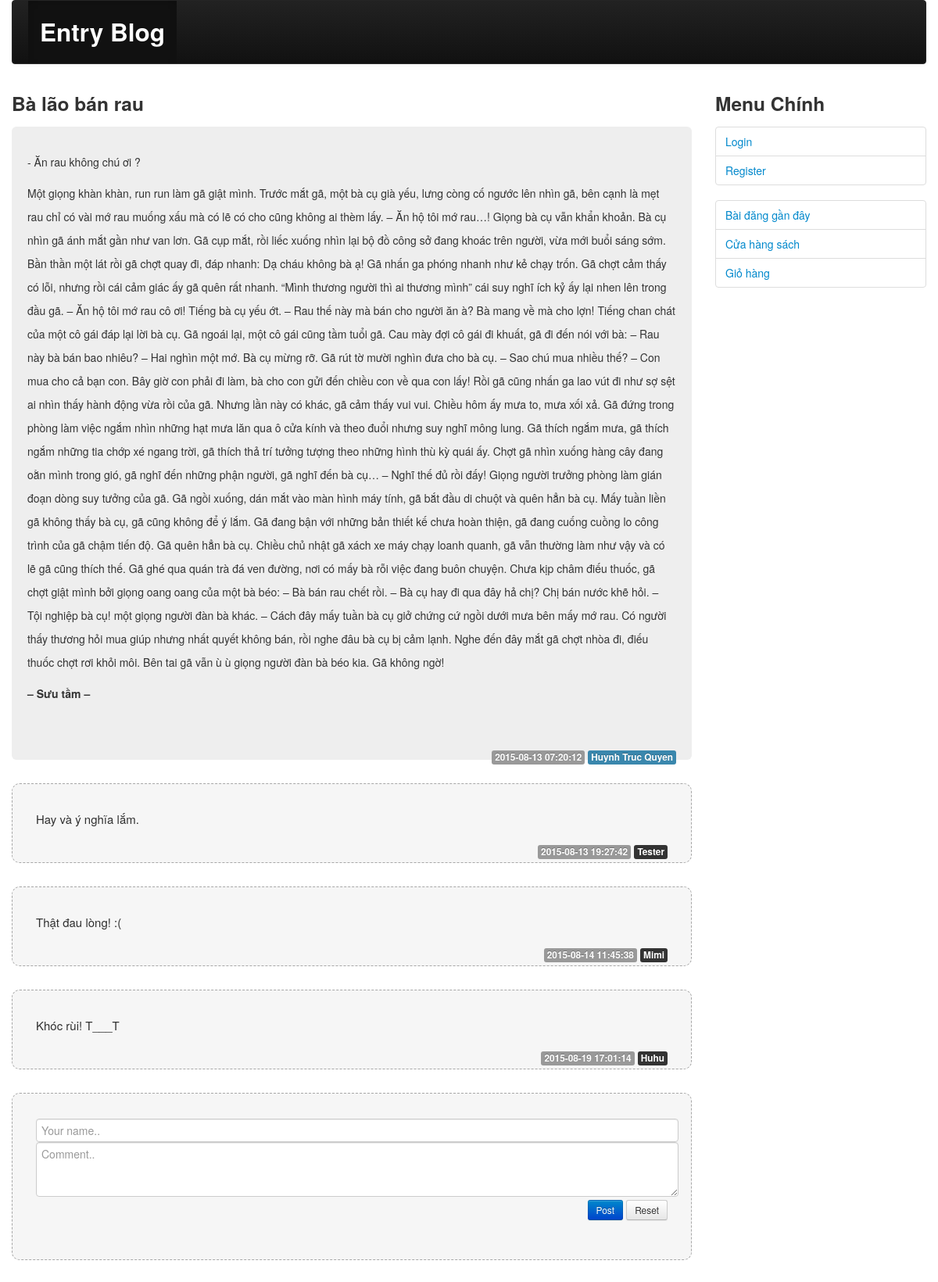
/index.php?c=blog&m=single&entry=4, run on the app's committed database.
### tables this page shows
CREATE TABLE IF NOT EXISTS `entrys` (
  `id` int(10) unsigned NOT NULL AUTO_INCREMENT,
  `title` varchar(200) NOT NULL,
  `content` text NOT NULL,
  `posted_day` datetime NOT NULL DEFAULT CURRENT_TIMESTAMP,
  `user_id` int(10) unsigned NOT NULL,
  PRIMARY KEY (`id`),
  KEY `fk_entry_of_user` (`user_id`)
);

CREATE TABLE IF NOT EXISTS `users` (
  `id` int(10) unsigned NOT NULL AUTO_INCREMENT,
  `email` varchar(100) NOT NULL,
  `password` varchar(100) NOT NULL,
  `name` varchar(50) NOT NULL,
  `phone` varchar(15) DEFAULT NULL,
  `address` varchar(500) DEFAULT NULL,
  PRIMARY KEY (`id`),
  UNIQUE KEY `email` (`email`),
  UNIQUE KEY `phone` (`phone`)
);

CREATE TABLE IF NOT EXISTS `comments` (
  `id` int(10) unsigned NOT NULL AUTO_INCREMENT,
  `name` varchar(50) NOT NULL,
  `comment` text NOT NULL,
  `date` datetime NOT NULL DEFAULT CURRENT_TIMESTAMP,
  `entry_id` int(10) unsigned NOT NULL,
  PRIMARY KEY (`id`),
  KEY `fk_comment_of_entry` (`entry_id`)
);

### includes/common.php (called while the page is built, shortened)
<?php
function render($file, $data) {
    extract($data);
    include ROOT . DS . 'views' . DS . $file;
}

### controllers/blog.php (called while the page is built, shortened)
<?php
function blog_single(){
    $data['single']=model('entry')->getSingle($_GET['entry']);
    $data['comments'] = model('comment')->getAllByEntryId($_GET['entry']);
    $data['template_file'] = 'entry/public_single.php';
    render('layout.php', $data);
}

### index.php (called while the page is built, shortened)
<?php
require ROOT . DS . 'includes' . DS . 'common.php';
$controller = empty($_GET['c']) ? 'index' : strtolower($_GET['c']);
$method = empty($_GET['m']) ? 'index' : strtolower($_GET['m']);
$c_file = ROOT . DS . 'controllers' . DS . $controller . '.php';
$m_func = $controller . '_' . $method;
if (is_readable($c_file)) {
    call_user_func($m_func);
} else {
    die("Page not found !");
}

### includes/db.php (called while the page is built, shortened)
<?php
function db_get_all($sql) {
    $result = mysql_query($sql);
    $data = array();
    if ($result) {
        while ($row = mysql_fetch_assoc($result)) {
            $data[] = $row;
        }
    }
    return $data;
}

### models/entry.php (called while the page is built, shortened)
<?php
class Entry extends Model {
    public function getSingle($entry_id){
        $sql="SELECT entrys.id, entrys.title, entrys.content, entrys.posted_day, users.name
                from entrys inner join users on entrys.user_id = users.id
                where entrys.id=".esc($entry_id);
        return db_get_all($sql);
    }
}

### models/comment.php (called while the page is built, shortened)
<?php
class Comment extends Model {
    public $table = 'comments';
    public function getAllByEntryId($entry_id) {
        $sql = "SELECT * FROM `{$this->table}`
                    WHERE `entry_id` = " . intval($entry_id);
        return db_get_all($sql);
    }
}

### views/entry/public_single.php (the view)
<?php foreach ($single as $single): ?>
	<h3><?php echo $single['title'] ?></h3>
	<div class="hero-unit">
	    <p>
	    	<?php echo $single['content'].'<br>' ?>
	    </p>
	    <div class="pull-right">
		    <span class="label"><?php echo $single['posted_day'] ?></span>
		    <span class="label label-info"><?php echo $single['name'] ?></span>
	    </div>
	</div>
<?php endforeach; ?>
<?php foreach ($comments as $c): ?>
	<div class="hero-subunit">
	    <p>
	    	<?php echo $c['comment'].'<br>' ?>
	    </p>
	    <div class="pull-right">
		    <span class="label"><?php echo $c['date'] ?></span>
		    <span class="label label-inverse"><?php echo $c['name'] ?></span>
	    </div>
	</div>
<?php endforeach; ?>
<div class="hero-subunit">
<form class="form-horizontal" method="post">
	<div class="controlls">
      <input class="comment" type="text" placeholder="Your name.." name="name">
    </div>
    <div class="controlls">
      <textarea class="comment" rows="3" placeholder="Comment.." name="comment"></textarea>
    </div>
    <div class="text-right">
		<button class="btn btn-small btn-primary" type="submit">Post</button>
  		<button class="btn btn-small" type="reset">Reset</button>
    </div>
</form>
</div>

### styles/css/styles.css (style rules this page uses)
.text-right { text-align: right !important; }
.hero-subunit { padding: 30px; margin-bottom: 30px; font-size: 15px; font-weight: 200; line-height: 30px; color: #303030; border: dashed 1px #A7A7A7; -webkit-border-radius: 10px; -moz-border-radius: 10px; border-radius: 10px; background-color: #F6F6F6; ; }
.form-horizontal .controlls { *display: inline-block; *padding-left: 0; margin-left: 0; *margin-left: 0; }
.form-horizontal .controlls:first-child { *padding-left: 0; }
.comment { width: 100%; }

### data on the page
entrys: title "Bà lão bán rau", content "- Ăn rau không chú ơi ? Một giọng khàn khàn, run run làm gã giật mình. Trước mắt gã, một bà cụ già yếu, lưng còng cố ngước lên nhìn gã, bên cạnh là mẹt rau chỉ có vài mớ rau muống xấu mà có lẽ có cho cũng không ai thèm lấy. – Ăn hộ tôi mớ rau…! Giọng bà cụ vẫn khẩn khoản. Bà cụ nhìn gã ánh mắt gần như van lơn. Gã cụp mắt, rồi liếc xuống nhìn lại bộ đồ công sở đang khoác trên người, vừa mới buổi sáng sớm. Bần thần một lát rồi gã chợt quay đi, đáp nhanh: Dạ cháu không bà ạ! Gã nhấn ga phóng nhanh như kẻ chạy trốn. Gã chợt cảm thấy có lỗi, nhưng rồi cái cảm giác ấy gã quên rất nhanh. “Mình thương người thì ai thương mình” cái suy nghĩ ích kỷ ấy lại nhen lên trong đầu gã. – Ăn hộ tôi mớ rau cô…", posted_day "2015-08-13 07:20:12", user.name "Huynh Truc Quyen"
comments: comment "Hay và ý nghĩa lắm.", date "2015-08-13 19:27:42", name "Tester"
comments: comment "Thật đau lòng! :(", date "2015-08-14 11:45:38", name "Mimi"
comments: comment "Khóc rùi! T___T", date "2015-08-19 17:01:14", name "Huhu"
